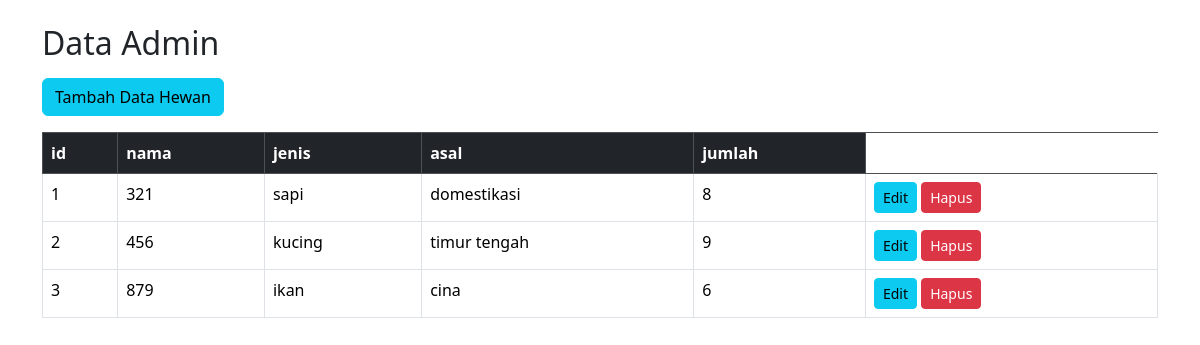
Before: / with the older database file.
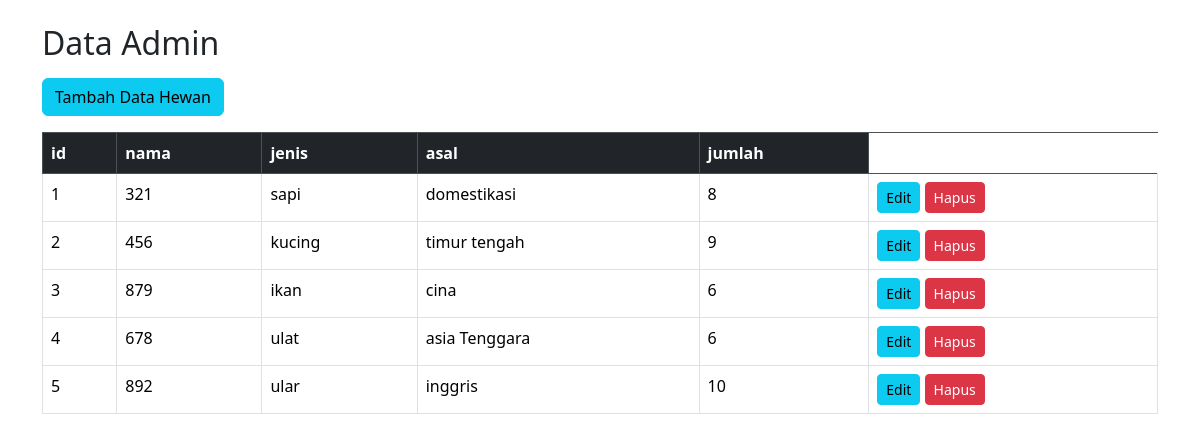
After: the same page with the newer database file.
### tables this page shows
CREATE TABLE `suci` (
  `id` int(11) NOT NULL,
  `nama_hewan` varchar(25) NOT NULL,
  `jenis_hewan` text NOT NULL,
  `asal_hewan` text NOT NULL,
  `jumlah_hewan` int(11) NOT NULL
);

### index.php (the view, shortened to what this page needs)
<!doctype html>
<html lang="en">
<head>
  <link href="https://cdn.jsdelivr.net/npm/bootstrap@5.3.7/dist/css/bootstrap.min.css" rel="stylesheet">
</head>
<body>
<div class="container mt-4">
    <h2 class="mb-3">Data Admin</h2>
    <button type="button" class="btn btn-info mb-3" data-bs-toggle="modal" data-bs-target="#modal-success">
        Tambah Data Hewan
    </button>
    <table id="table_id" class="table table-hover table-bordered nowrap">
        <thead class="table-dark">
            <tr>
                <th>id</th>
                <th>nama</th>
                <th>jenis</th>
                <th>asal</th>
                <th>jumlah</th>
            </tr>
        </thead>
        <tbody>
        <?php
        include "koneksi.php";
        $sql = mysqli_query($koneksi, "SELECT * FROM suci");
       $no = 1;
        while($dat = mysqli_fetch_array($sql)) {
        ?>
            <tr>
                <td><?= $no++; ?></td>
                <td><?= $dat['id']; ?></td>
                <td><?= $dat['nama_hewan']; ?></td>
                <td><?= $dat['asal_hewan']; ?></td>
                <td><?= $dat['jumlah_hewan']; ?></td>
                <td>
                    <a href="index.php?page=edit_admin&id=<?= $dat['id']; ?>" class="btn btn-info btn-sm">
                        <i class="fa fa-pencil-square"></i> Edit
                    </a>
                    <form  action="hapus.php?id=<?= $dat['id']; ?>" method="post" style="display:inline;">
                        <button type="submit" name="hapus_admin" class="btn btn-danger btn-sm" onclick="return confirm('Yakin hapus data?')">
                            <i class="fa fa-trash-o"></i> Hapus
                        </button>
                    </form>
                </td>
            </tr>
        <?php } ?>
        </tbody>
    </table>
</div>
</body>
</html>

Changed rows visible on the page:
added suci: id "678", nama_hewan "ulat", asal_hewan "asia Tenggara", jumlah_hewan "6"
added suci: id "892", nama_hewan "ular", asal_hewan "inggris", jumlah_hewan "10"
